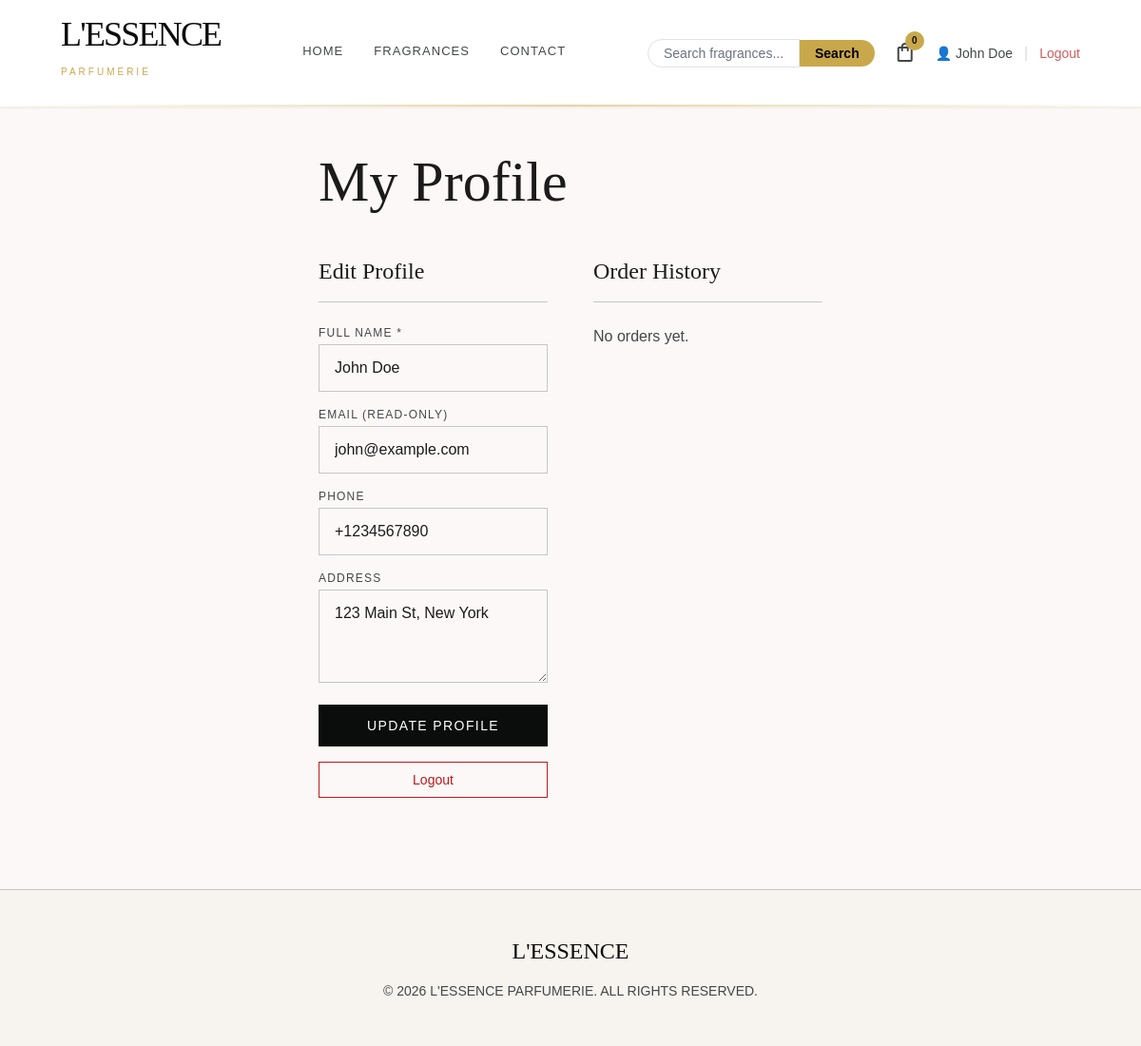
The app's page /profile.php (signed in) with its own data.
### tables this page shows
CREATE TABLE IF NOT EXISTS users (
    user_id INT PRIMARY KEY AUTO_INCREMENT,
    full_name VARCHAR(100) NOT NULL,
    email VARCHAR(100) UNIQUE NOT NULL,
    password VARCHAR(255) NOT NULL,
    phone VARCHAR(20),
    address TEXT,
    role ENUM('customer', 'admin') DEFAULT 'customer',
    created_at TIMESTAMP DEFAULT CURRENT_TIMESTAMP
);

### profile.php (the view, shortened to what this page needs)
<?php
require_once 'config/database.php';
include 'includes/header.php';
$user_id = $_SESSION['user_id'];
try {
    $stmt = $pdo->prepare("SELECT * FROM users WHERE user_id = ?");
    $stmt->execute([$user_id]);
    $user = $stmt->fetch();
    $stmt2 = $pdo->prepare("SELECT * FROM orders WHERE user_id = ? ORDER BY order_date DESC");
    $stmt2->execute([$user_id]);
    $orders = $stmt2->fetchAll();
} catch (PDOException $e) {
    $error = 'Error loading profile data.';
}
?>
<main class="max-w-[1280px] mx-auto px-6 md:px-16 py-12">
    <h1 class="font-display-lg text-4xl md:text-6xl mb-12">My Profile</h1>
    <div class="grid md:grid-cols-2 gap-12">
        <div>
            <h2 class="font-display-lg text-2xl mb-6 border-b border-outline-variant pb-4">Edit Profile</h2>
            <form method="POST" action="" class="space-y-4">
                <div>
                    <label class="text-xs uppercase tracking-widest text-on-surface-variant block mb-1">Full Name *</label>
                    <input class="w-full border border-outline-variant bg-transparent px-4 py-3 input-field" type="text" name="full_name" value="<?php echo htmlspecialchars($user['full_name'] ?? ''); ?>" required />
                </div>
                <div>
                    <label class="text-xs uppercase tracking-widest text-on-surface-variant block mb-1">Email (read-only)</label>
                    <input class="w-full border border-outline-variant bg-transparent px-4 py-3 input-field" type="email" value="<?php echo htmlspecialchars($user['email'] ?? ''); ?>" readonly disabled />
                </div>
                <div>
                    <label class="text-xs uppercase tracking-widest text-on-surface-variant block mb-1">Phone</label>
                    <input class="w-full border border-outline-variant bg-transparent px-4 py-3 input-field" type="text" name="phone" value="<?php echo htmlspecialchars($user['phone'] ?? ''); ?>" />
                </div>
                <div>
                    <label class="text-xs uppercase tracking-widest text-on-surface-variant block mb-1">Address</label>
                    <textarea class="w-full border border-outline-variant bg-transparent px-4 py-3 input-field" name="address" rows="3"><?php echo htmlspecialchars($user['address'] ?? ''); ?></textarea>
                </div>
                <button type="submit" name="update_profile" class="w-full bg-primary text-white py-3 uppercase text-sm tracking-widest hover:opacity-90 transition-all">
                    Update Profile
                </button>
            </form>
            <a href="logout.php" class="block mt-4 text-center text-sm text-error border border-error px-4 py-2 hover:bg-error hover:text-white transition-all">
                Logout
            </a>
        </div>
        <div>
            <h2 class="font-display-lg text-2xl mb-6 border-b border-outline-variant pb-4">Order History</h2>
            <?php if (empty($orders)): ?>
                <p class="text-on-surface-variant">No orders yet.</p>
            <?php endif; ?>
        </div>
    </div>
</main>
<?php include 'includes/footer.php'; ?>

### style.css (style rules this page uses)
body { background: #fdf8f8; color: #1c1b1b; min-height: 100vh; display: flex; flex-direction: column; font-family: 'Source Sans 3', sans-serif; }
main { flex: 1; }

### records on screen
users: full_name "John Doe", email "john@example.com", phone "+1234567890", address "123 Main St, New York"

### other values on screen
$cartCount "0"
$_SESSION['full_name'] "John Doe"
